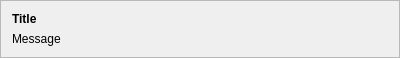
<?xml version="1.0" encoding="UTF-8"?>
<ui version="4.0">
 <class>EventNotification</class>
 <widget class="QFrame" name="EventNotification">
  <property name="geometry">
   <rect>
    <x>0</x>
    <y>0</y>
    <width>400</width>
    <height>58</height>
   </rect>
  </property>
  <property name="windowTitle">
   <string notr="true">Frame</string>
  </property>
  <property name="autoFillBackground">
   <bool>true</bool>
  </property>
  <property name="frameShape">
   <enum>QFrame::StyledPanel</enum>
  </property>
  <layout class="QVBoxLayout" name="verticalLayout">
   <item>
    <widget class="QLabel" name="titleLabel">
     <property name="font">
      <font>
       <weight>75</weight>
       <bold>true</bold>
      </font>
     </property>
     <property name="text">
      <string notr="true">Title</string>
     </property>
    </widget>
   </item>
   <item>
    <widget class="QLabel" name="messageLabel">
     <property name="text">
      <string notr="true">Message</string>
     </property>
    </widget>
   </item>
  </layout>
 </widget>
 <resources/>
 <connections/>
</ui>
